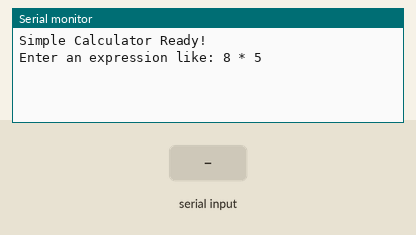
This sketch was run on a simulated Arduino Uno, built with avr-gcc and run on an emulated ATmega328P. Shown: the last lines printed to the serial monitor. The test bench sets the inputs (shaded band).

Above: at 1.2 s.
1.3 s: "+\n" received over Serial
At 2.4 s:
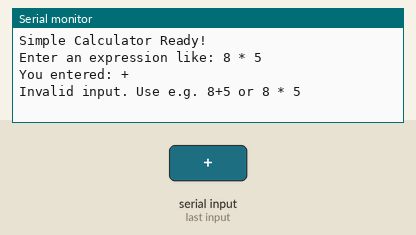
2.8 s: "*\n" received over Serial
At 3.6 s:
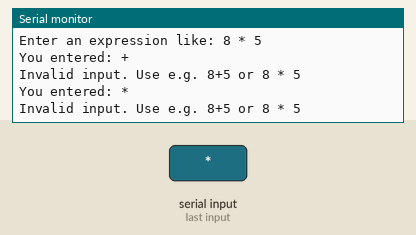
4.3 s: "/\n" received over Serial
At 4.7 s:
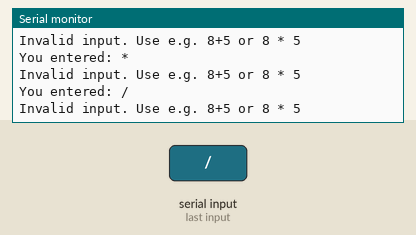
5.8 s: "90/45\n" received over Serial
At 6.2 s:
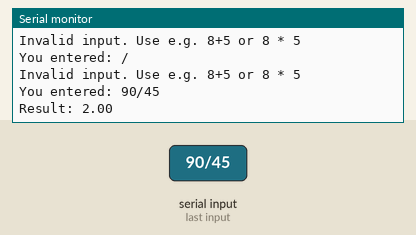
7.3 s: "1/90/45\n" received over Serial
At 8.7 s:
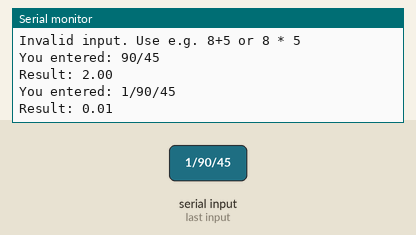

Measured:
- after the input at 1.3 s, the serial monitor: prints a new line at once (image 1)
- after the input at 2.8 s, the serial monitor: prints a new line at once (image 2)
- after the input at 4.3 s, the serial monitor: prints a new line at once (image 3)
- after the input at 5.8 s, the serial monitor: prints a new line at once (image 4)
- after the input at 7.3 s, the serial monitor: prints a new line at once (image 5)

The sketch:

Arduino_1.3.ino
```cpp
void setup() {
  Serial.begin(9600);
  while (!Serial); // Wait for Serial Monitor to open
  Serial.println("Simple Calculator Ready!");
  Serial.println("Enter an expression like: 8 * 5");
}

void loop() {
  if (Serial.available()) {
    String input = Serial.readStringUntil('\n');
    input.trim(); // remove spaces, tabs, \r, etc.

    // Echo the input back to the terminal
    Serial.print("You entered: ");
    Serial.println(input);

    // Find the operator
    int opIndex = input.indexOf('+');
    if (opIndex < 0) opIndex = input.indexOf('-');
    if (opIndex < 0) opIndex = input.indexOf('*');
    if (opIndex < 0) opIndex = input.indexOf('/');

    if (opIndex > 0) {
      // Split into two parts
      String left = input.substring(0, opIndex);
      String right = input.substring(opIndex + 1);

      float num1 = left.toFloat();
      float num2 = right.toFloat();
      char op = input.charAt(opIndex);

      float result;
      bool valid = true;

      switch (op) {
        case '+': result = num1 + num2; break;
        case '-': result = num1 - num2; break;
        case '*': result = num1 * num2; break;
        case '/':
          if (num2 != 0) result = num1 / num2;
          else { Serial.println("Error: divide by zero"); valid = false; }
          break;
        default: valid = false;
      }

      if (valid) {
        Serial.print("Result: ");
        Serial.println(result);
      }
    } else {
      Serial.println("Invalid input. Use e.g. 8+5 or 8 * 5");
    }
  }
}
```
